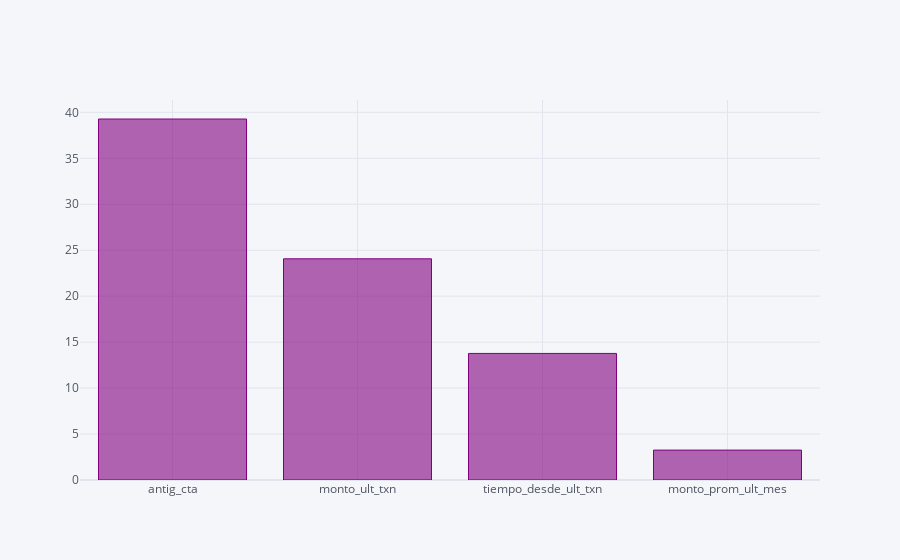

Notebook cell for this chart:
### Code cell
pd.DataFrame(zip(best,sk.scores_),
columns=['var','score']).sort_values(by='score',ascending=False).set_index('var').iplot(kind='bar',color='purple')

### Figure 1 — Plotly figure (JSON) as saved in the notebook; plotly's stock layout.template omitted (floating-point values rounded to 4 significant figures)
{"data": [{"marker": {"color": "rgba(128, 0, 128, 0.6)", "line": {"color": "rgba(128, 0, 128, 1.0)", "width": 1}}, "name": "score", "orientation": "v", "text": "", "type": "bar", "x": ["antig_cta", "monto_ult_txn", "tiempo_desde_ult_txn", "monto_prom_ult_mes"], "y": [39.28, 24.07, 13.77, 3.253]}], "layout": {"legend": {"bgcolor": "#F5F6F9", "font": {"color": "#4D5663"}}, "paper_bgcolor": "#F5F6F9", "plot_bgcolor": "#F5F6F9", "title": {"font": {"color": "#4D5663"}}, "xaxis": {"gridcolor": "#E1E5ED", "showgrid": true, "tickfont": {"color": "#4D5663"}, "title": {"font": {"color": "#4D5663"}, "text": ""}, "zerolinecolor": "#E1E5ED"}, "yaxis": {"gridcolor": "#E1E5ED", "showgrid": true, "tickfont": {"color": "#4D5663"}, "title": {"font": {"color": "#4D5663"}, "text": ""}, "zerolinecolor": "#E1E5ED"}}}
